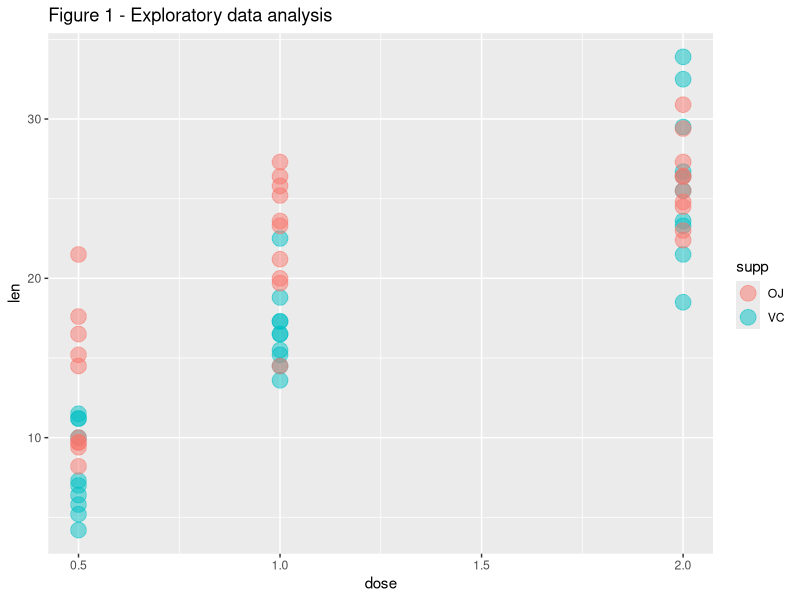
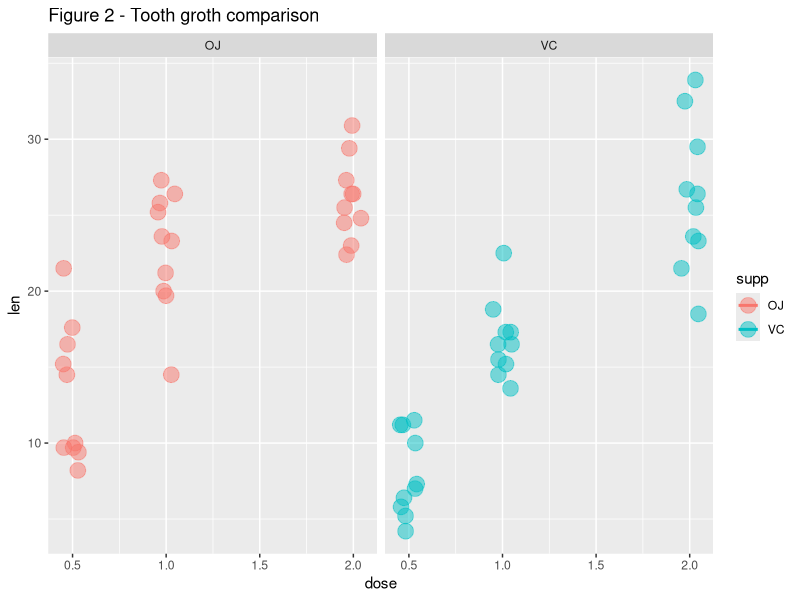

The R script that drew these images, in order:
## ---- chunk 1
set.seed(20150819)
library(ggplot2)
library(dplyr)
## ---- chunk 2
help("ToothGrowth")
## ---- chunk 3
str(ToothGrowth)
## ---- chunk 4
g <- ggplot(data=ToothGrowth, aes(x=dose, y=len))
g <- g + geom_point(aes(color=supp), size=5, alpha=.5)
g <- g + ggtitle("Figure 1 - Exploratory data analysis")
g
## ---- chunk 5
g2 <- select(filter(ToothGrowth, supp=="OJ", dose==1.0), len)
g1 <- select(filter(ToothGrowth, supp=="OJ", dose==0.5), len)
confGroth <- t.test(g2, g1, paired = FALSE)$conf.int
## ---- chunk 6
g2 <- select(filter(ToothGrowth, supp=="OJ", dose==2.0), len)
g1 <- select(filter(ToothGrowth, supp=="OJ", dose==1.0), len)
confGroth <- t.test(g2, g1, paired = FALSE)$conf.int
## ---- chunk 7
g2 <- select(filter(ToothGrowth, supp=="VC", dose==1.0), len)
g1 <- select(filter(ToothGrowth, supp=="VC", dose==0.5), len)
confGroth <- t.test(g2, g1, paired = FALSE)$conf.int
## ---- chunk 8
g2 <- select(filter(ToothGrowth, supp=="VC", dose==2.0), len)
g1 <- select(filter(ToothGrowth, supp=="VC", dose==1.0), len)
confGroth <- t.test(g2, g1, paired = FALSE)$conf.int
## ---- chunk 9
my_ci <- function(x) data.frame(y=mean(x), ymin=mean(x) - 2 * sd(x), ymax=mean(x) + 2 * sd(x))

g <- ggplot(data=ToothGrowth, aes(x=dose, y=len))
g <- g + geom_point(aes(color=supp), size=5, alpha=.5, position = position_jitter(w = 0.05, h = 0))
g <- g + stat_summary(aes(color=supp), fun.data="my_ci", geom="smooth")
g <- g + facet_wrap(~supp)
g <- g + ggtitle("Figure 2 - Tooth groth comparison")
g
